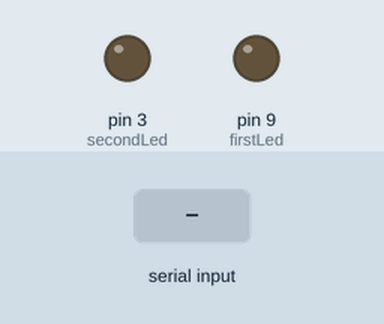
Simulated run of this sketch. Board: Arduino Uno, built with avr-gcc and run on an emulated ATmega328P. Shown: output pins drawn as LEDs (lit = HIGH). Dashed ring = blinking. Inputs (shaded band) come from the test bench. What the sketch prints to the serial monitor is not drawn.

Above: at 0.8 s.
0.9 s: "90,45\n" received over Serial
At 1.3 s:
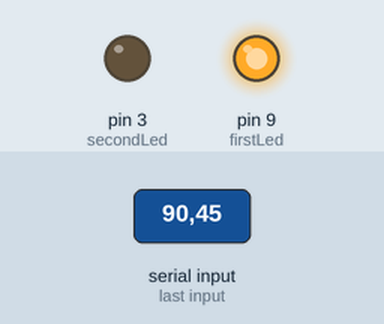
At 6.3 s:
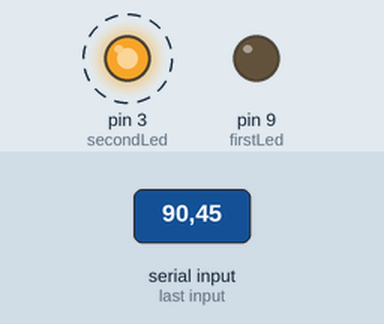
Timing chart, 0 to 12.9 s (numbered marks = the images above; inputs shaded):
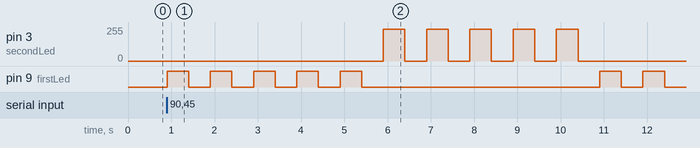

Measured:
- after the input at 0.9 s, pin 3 (secondLed): alternates 238/255 for 0.50 s and 0/255 for 0.50 s, 10 changes in all, then stays 0/255, starting after 5.0 s; pin 9 (firstLed): goes 4 × (HIGH 0.50 s, LOW 0.50 s), HIGH 0.50 s, LOW 5.5 s, HIGH 0.50 s, LOW 0.50 s, HIGH 0.50 s, then LOW, starting at once

The sketch:

analog_write_led.ino
```cpp
//Always use pins with pulse-width-modulation
//Analog signals are between 0 - 255 with line eqn mapping y = 51(x)

int firstLed = 9;
int secondLed = 3;
int analogSlope = 51;
int blinks = 5;
int voltage = 0;

void setup() {
  Serial.begin(9600);
  Serial.print("Enter the voltage to be applied to the LED's (0V - 5V): ");
  while(Serial.available() == 0) {}
  voltage = Serial.parseInt();
  voltage = mapValueToAnalog(voltage);
  pinMode(firstLed, OUTPUT);
  pinMode(secondLed, OUTPUT);

}

void loop() {

  for(int i = 0; i < blinks; i++) {
    analogWrite(firstLed, voltage);
    delay(500);
    analogWrite(firstLed, 0);
    delay(500);
  }

  for(int i = 0; i < blinks; i++) {
    analogWrite(secondLed, voltage);
    delay(500);
    analogWrite(secondLed, 0);
    delay(500);
  }
}

int mapValueToAnalog(int value) {
  return analogSlope * value;
}
```
